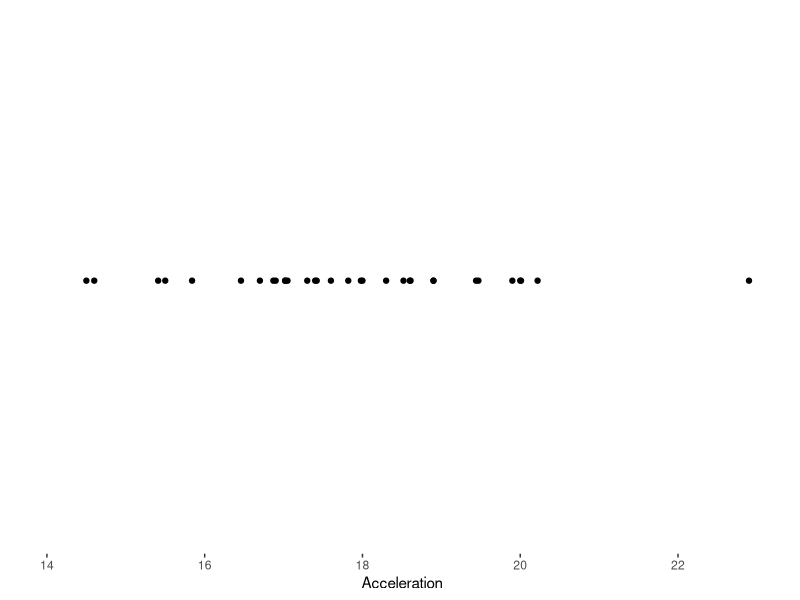
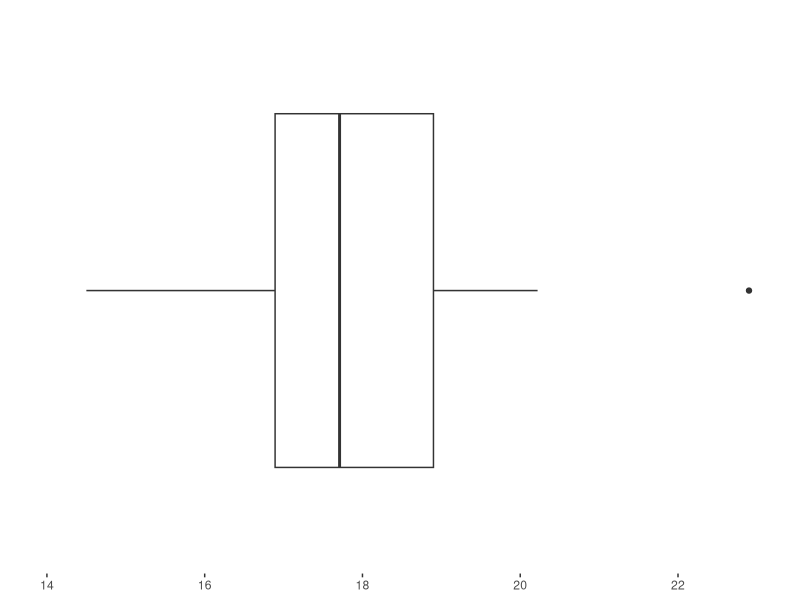
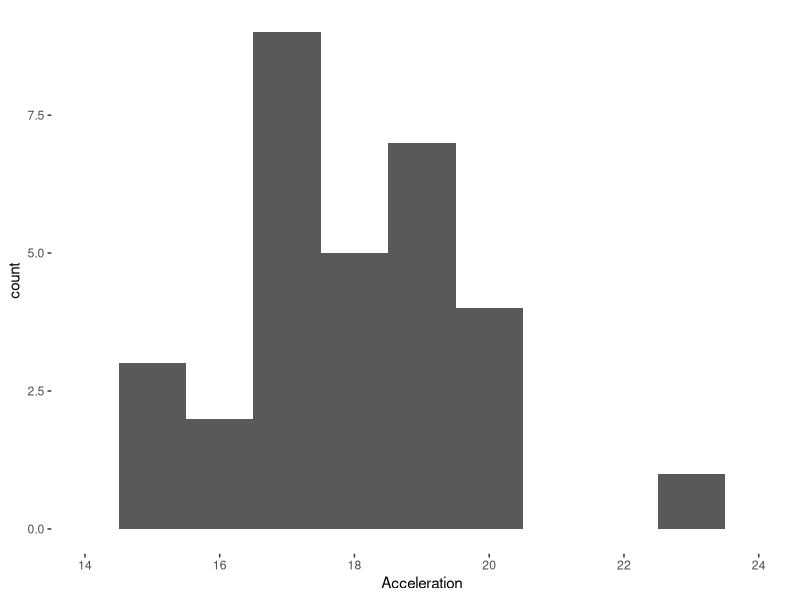
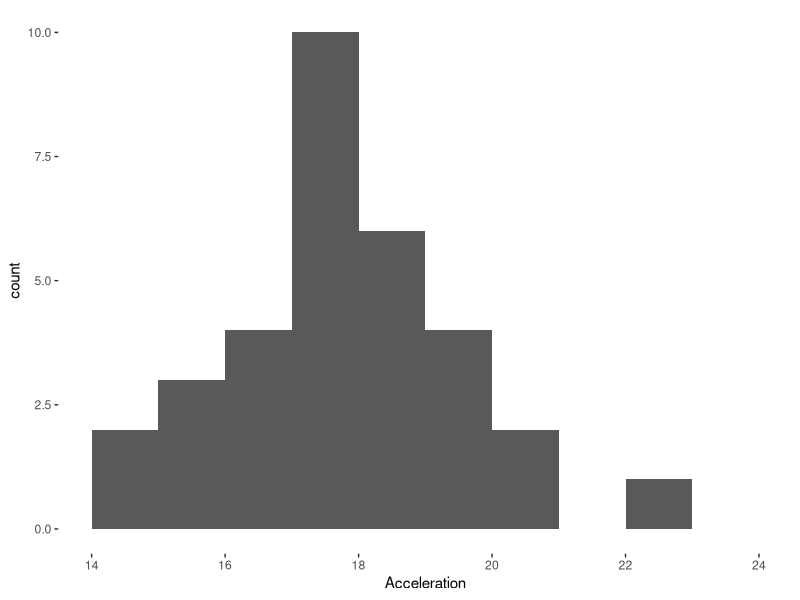
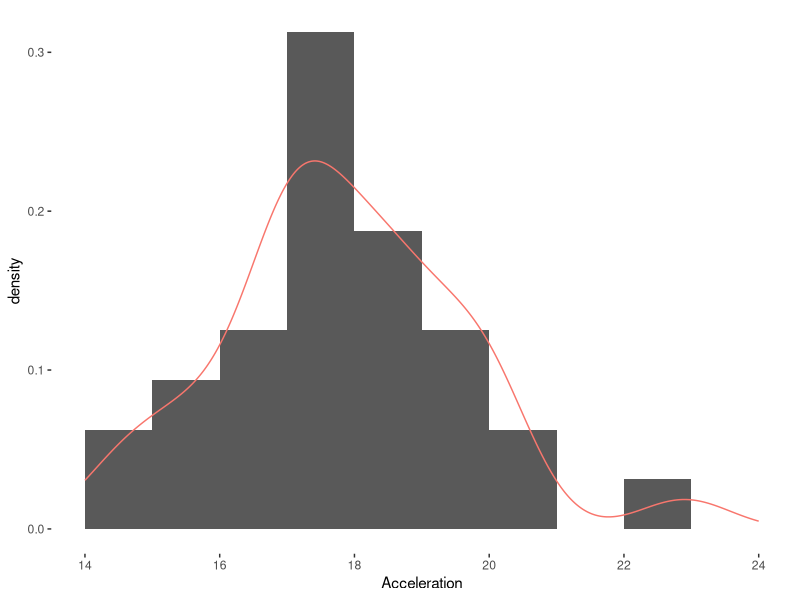
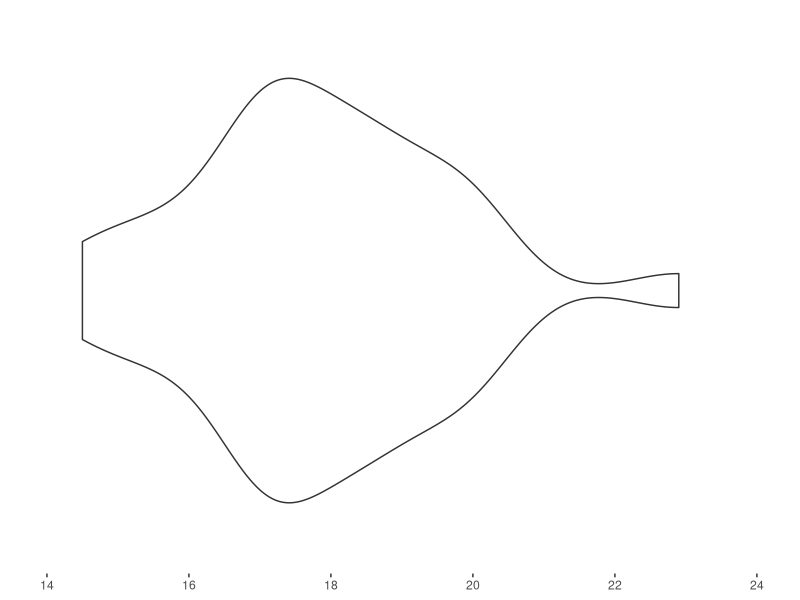
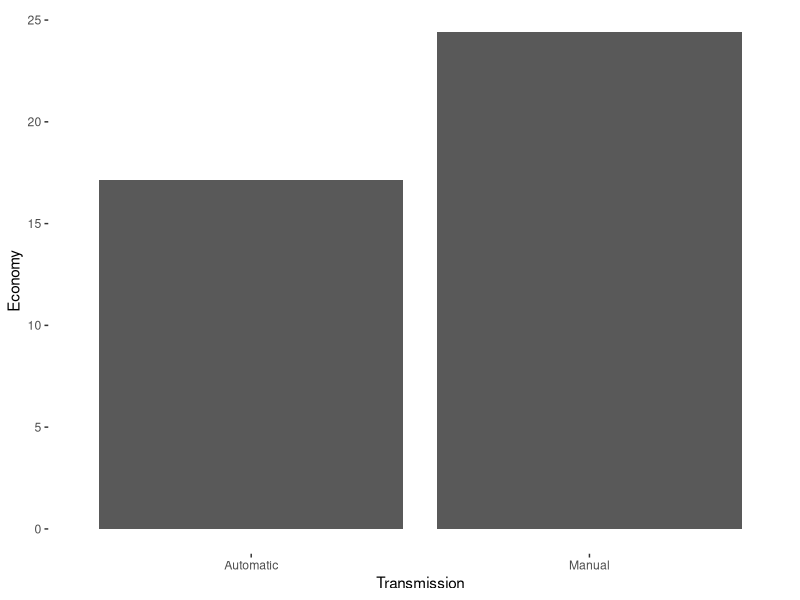
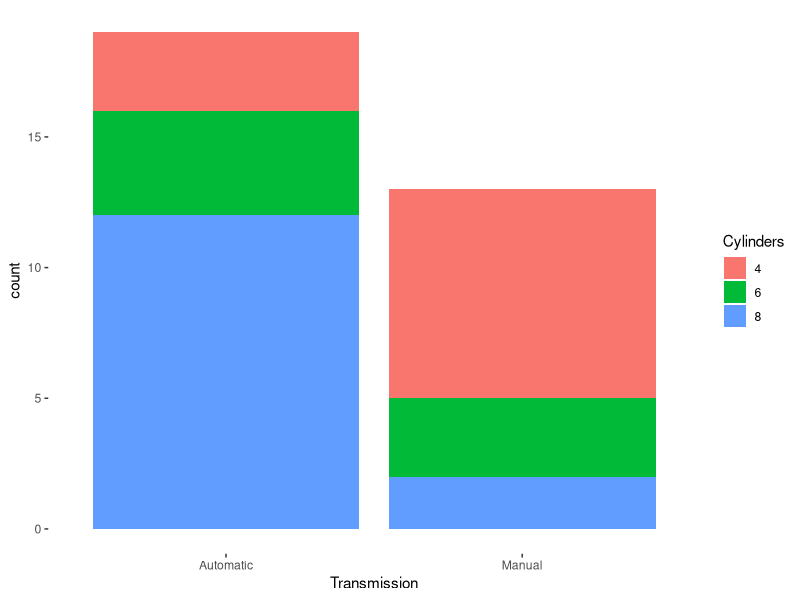

Write R code to recreate these figures, in order.
## ---- chunk 1
knitr::opts_chunk$set(message=FALSE, warning=FALSE, fig.width = 4, fig.height = 3)
## ---- chunk 2
library(ggplot2)
theme_set(theme_bw() + theme(panel.grid.major = element_blank(), panel.grid.minor = element_blank(), panel.border = element_blank()))

library(dplyr)
data <- mtcars %>%
  select(Economy = mpg, Cylinders = cyl, Displacement = disp, Horsepower = hp, Weight = wt, Acceleration = qsec, Transmission = am) %>%
  mutate(Transmission = plyr::revalue(factor(Transmission), c("0" = "Automatic", "1" = "Manual"))) %>%
  mutate(Name = as.factor(rownames(mtcars)))
rownames(data) <- rownames(mtcars)
## ---- chunk 3
knitr::kable(data)
## ---- chunk 4
dotplot <- ggplot(data, aes(x = Acceleration, y = 5)) + geom_point(show.legend = F) + theme(axis.ticks.y = element_blank(), axis.text.y = element_blank(), axis.title.y = element_blank()) + xlim(14,23)

dotplot
## ---- chunk 5
boxplot <- ggplot(data, aes(x = "", y = Acceleration)) + geom_boxplot() + ylim(14,23) + theme(axis.title.x = element_blank(), axis.ticks.y = element_blank(), axis.title = element_blank(), axis.text.y = element_blank()) + coord_flip() 
boxplot
## ---- chunk 6
histogram_default <- ggplot(data, aes(Acceleration)) + geom_histogram(binwidth = 1) + scale_x_continuous(breaks = c(14,16,18,20,24)) + xlim(14,24)
histogram_default
## ---- chunk 7
histogram <- ggplot(data, aes(Acceleration)) + geom_histogram(breaks = c(seq(14,24))) + scale_x_continuous(breaks = c(14,16,18,20,24)) + xlim(14,24)
histogram
## ---- chunk 8
histogram_scaled <- ggplot(data, aes(Acceleration, ..density..)) + geom_histogram(breaks = c(seq(14,24))) + scale_x_continuous(breaks = c(14,16,18,20,24)) + xlim(14,24)

histogram_density <- histogram_scaled + geom_density(aes(color = "red"), show.legend = F)
histogram_density

## ---- chunk 9
violin <- ggplot(data, aes(x = "", y = Acceleration)) + geom_violin() + ylim(14,24) + theme(axis.title.x = element_blank(), axis.ticks.y = element_blank(), axis.title = element_blank(), axis.text.y = element_blank()) + coord_flip()
violin
## ---- chunk 10
economy_by_transmission <- data %>% 
  group_by(Transmission) %>% 
  summarise(Economy = mean(Economy))
bar_chart_transmission <- ggplot(economy_by_transmission, aes(Transmission, Economy)) + geom_col()
bar_chart_transmission
## ---- chunk 11
count_by_transmission_and_Cylinders <- data %>% 
  mutate(Cylinders = factor(Cylinders)) 
stacked_bar_chart_count <- ggplot(count_by_transmission_and_Cylinders, aes(Transmission)) + geom_bar(aes(fill = Cylinders))
stacked_bar_chart_count
## ---- chunk 12
economy_by_transmission_and_Cylinders <- data %>% 
  mutate(Cylinders = factor(Cylinders)) %>%
  group_by(Transmission, Cylinders) %>% 
  summarise(Economy = mean(Economy))
stacked_bar_chart_economy <- ggplot(economy_by_transmission_and_Cylinders, aes(Transmission, Economy)) + geom_col(aes(fill = Cylinders))
stacked_bar_chart_economy
## ---- chunk 13
normalized_stacked_bar_chart <- ggplot(count_by_transmission_and_Cylinders, aes(Transmission)) + geom_bar(aes(fill = Cylinders), position = "fill")
normalized_stacked_bar_chart
## ---- chunk 14
pie_chart_automatic <- ggplot(filter(count_by_transmission_and_Cylinders, Transmission == "Automatic"), aes(x = factor(1), fill = Cylinders)) + geom_bar(width=1) + coord_polar(theta = "y") + theme(axis.title.y = element_blank(), axis.ticks.y = element_blank(), axis.text.y = element_blank())
pie_chart_automatic
## ---- chunk 15
pie_chart_manual <- ggplot(filter(count_by_transmission_and_Cylinders, Transmission == "Manual"), aes(x = factor(1), fill = Cylinders)) + geom_bar(width=1) + coord_polar(theta = "y") + theme(axis.title.y = element_blank(), axis.ticks.y = element_blank(), axis.text.y = element_blank())
pie_chart_manual
## ---- chunk 16
economy_by_weight <- data %>%
  mutate(Weight = cut(Weight, c(seq(1,6)))) %>%
  group_by(Weight) %>%
  summarise(Economy = mean(Economy))
bar_chart_weight <- ggplot(economy_by_weight, aes(Weight, Economy)) + geom_col()
bar_chart_weight
## ---- chunk 17
line_chart_transmission <- ggplot(economy_by_transmission, aes(Transmission, Economy, group=1)) + geom_line() + ylim(0,25)
line_chart_transmission
## ---- chunk 18
line_chart_weight <- ggplot(economy_by_weight, aes(Weight, Economy, group=1)) + geom_line()
line_chart_weight
## ---- chunk 19
scatterplot <- ggplot(data, aes(Acceleration, Weight)) + geom_point()
scatterplot
## ---- chunk 20
contour <- scatterplot + geom_density2d()
contour
## ---- chunk 21
bubble_size <- ggplot(data, aes(Acceleration, Weight)) + geom_point(aes(size = Economy, fill = Transmission))
bubble_size
## ---- chunk 22
bubble <- ggplot(data, aes(Acceleration, Weight)) + geom_point(aes(size = Economy, color = Transmission))
bubble
## ---- chunk 23

## ---- chunk 24
data_faceting <- reshape2::melt(select(data, -Transmission), id.vars = c("Name"))
data_faceting$value <- as.numeric(data_faceting$value)
dotplot_facets <- ggplot(data_faceting, aes(x = 0, y = value)) + geom_point(show.legend = F) + theme(axis.ticks.x = element_blank(), axis.text.x = element_blank(), axis.title.x = element_blank()) + facet_wrap(~variable, scales = "free", nrow = 1)

dotplot_facets
## ---- chunk 25
boxplot_facets <- ggplot(data_faceting, aes(x = 0, y = value)) + geom_boxplot(show.legend = F) + theme(axis.ticks.x = element_blank(), axis.text.x = element_blank(), axis.title.x = element_blank()) + facet_wrap(~variable, scales = "free", nrow = 1)

boxplot_facets
## ---- chunk 26
violin_facets <- ggplot(data_faceting, aes(x = 0, y = value)) + geom_violin(show.legend = F) + theme(axis.ticks.x = element_blank(), axis.text.x = element_blank(), axis.title.x = element_blank()) + facet_wrap(~variable, scales = "free", nrow = 1)

violin_facets
## ---- chunk 27
splom <- GGally::scatmat(data) + theme_bw() + theme(panel.grid.major = element_blank(), panel.grid.minor = element_blank())
splom
## ---- chunk 28
ggsave(filename = "plots/dotplot.pdf", plot = dotplot, width = 4, height = 1, units = "in")
ggsave(filename = "plots/boxplot.pdf", plot = boxplot, width = 4, height = 1, units = "in")
ggsave(filename = "plots/bar_chart_transmission.pdf", plot = bar_chart_transmission, width = 4, height = 3, units = "in")
ggsave(filename = "plots/bar_chart_weight.pdf", plot = bar_chart_weight, width = 4, height = 3, units = "in")
ggsave(filename = "plots/stacked_bar_chart_economy.pdf", plot = stacked_bar_chart_economy, width = 4, height = 3, units = "in")
ggsave(filename = "plots/stacked_bar_chart_count.pdf", plot = stacked_bar_chart_count, width = 4, height = 3, units = "in")
ggsave(filename = "plots/normalized_stacked_bar_chart.pdf", plot = normalized_stacked_bar_chart, width = 4, height = 3, units = "in")
ggsave(filename = "plots/pie_chart_manual.pdf", plot = pie_chart_manual, width = 4, height = 3, units = "in")
ggsave(filename = "plots/pie_chart_automatic.pdf", plot = pie_chart_automatic, width = 4, height = 3, units = "in")
ggsave(filename = "plots/line_chart_transmission.pdf", plot = line_chart_transmission, width = 4, height = 3, units = "in")
ggsave(filename = "plots/line_chart_weight.pdf", plot = line_chart_weight, width = 4, height = 3, units = "in")
ggsave(filename = "plots/histogram_default.pdf", plot = histogram_default, width = 4, height = 3, units = "in")
ggsave(filename = "plots/histogram.pdf", plot = histogram, width = 4, height = 3, units = "in")
ggsave(filename = "plots/histogram_scaled.pdf", plot = histogram_scaled, width = 4, height = 3, units = "in")
ggsave(filename = "plots/histogram_density.pdf", plot = histogram_density, width = 4, height = 3, units = "in")
ggsave(filename = "plots/violin.pdf", plot = violin, width = 4, height = 3, units = "in")
ggsave(filename = "plots/scatterplot.pdf", plot = scatterplot, width = 4, height = 3, units = "in")
ggsave(filename = "plots/bubble.pdf", plot = bubble, width = 4, height = 3, units = "in")
ggsave(filename = "plots/bubble_size.pdf", plot = bubble_size, width = 4, height = 3, units = "in")
ggsave(filename = "plots/contour.pdf", plot = contour, width = 4, height = 3, units = "in")
ggsave(filename = "plots/dotplot_factes.pdf", plot = dotplot_facets, width = 10, height = 3, units = "in")
ggsave(filename = "plots/splom.pdf", plot = splom, width = 8, height = 6, units = "in")
ggsave(filename = "plots/boxplot_facets.pdf", plot = boxplot_facets, width = 10, height = 3, units = "in")
ggsave(filename = "plots/violin_facets.pdf", plot = violin_facets, width = 10, height = 3, units = "in")
